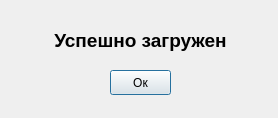
<?xml version="1.0" encoding="UTF-8"?>
<ui version="4.0">
 <class>Dialog</class>
 <widget class="QDialog" name="Dialog">
  <property name="geometry">
   <rect>
    <x>0</x>
    <y>0</y>
    <width>278</width>
    <height>118</height>
   </rect>
  </property>
  <property name="windowTitle">
   <string>Файл отправлен</string>
  </property>
  <widget class="QLabel" name="label">
   <property name="geometry">
    <rect>
     <x>10</x>
     <y>10</y>
     <width>261</width>
     <height>61</height>
    </rect>
   </property>
   <property name="text">
    <string>&lt;html&gt;&lt;head/&gt;&lt;body&gt;&lt;p align=&quot;center&quot;&gt;&lt;span style=&quot; font-size:14pt; font-weight:600;&quot;&gt;Успешно загружен&lt;/span&gt;&lt;/p&gt;&lt;/body&gt;&lt;/html&gt;</string>
   </property>
  </widget>
  <widget class="QPushButton" name="pushButton">
   <property name="geometry">
    <rect>
     <x>110</x>
     <y>70</y>
     <width>61</width>
     <height>25</height>
    </rect>
   </property>
   <property name="text">
    <string>Ок</string>
   </property>
  </widget>
 </widget>
 <resources/>
 <connections/>
</ui>
